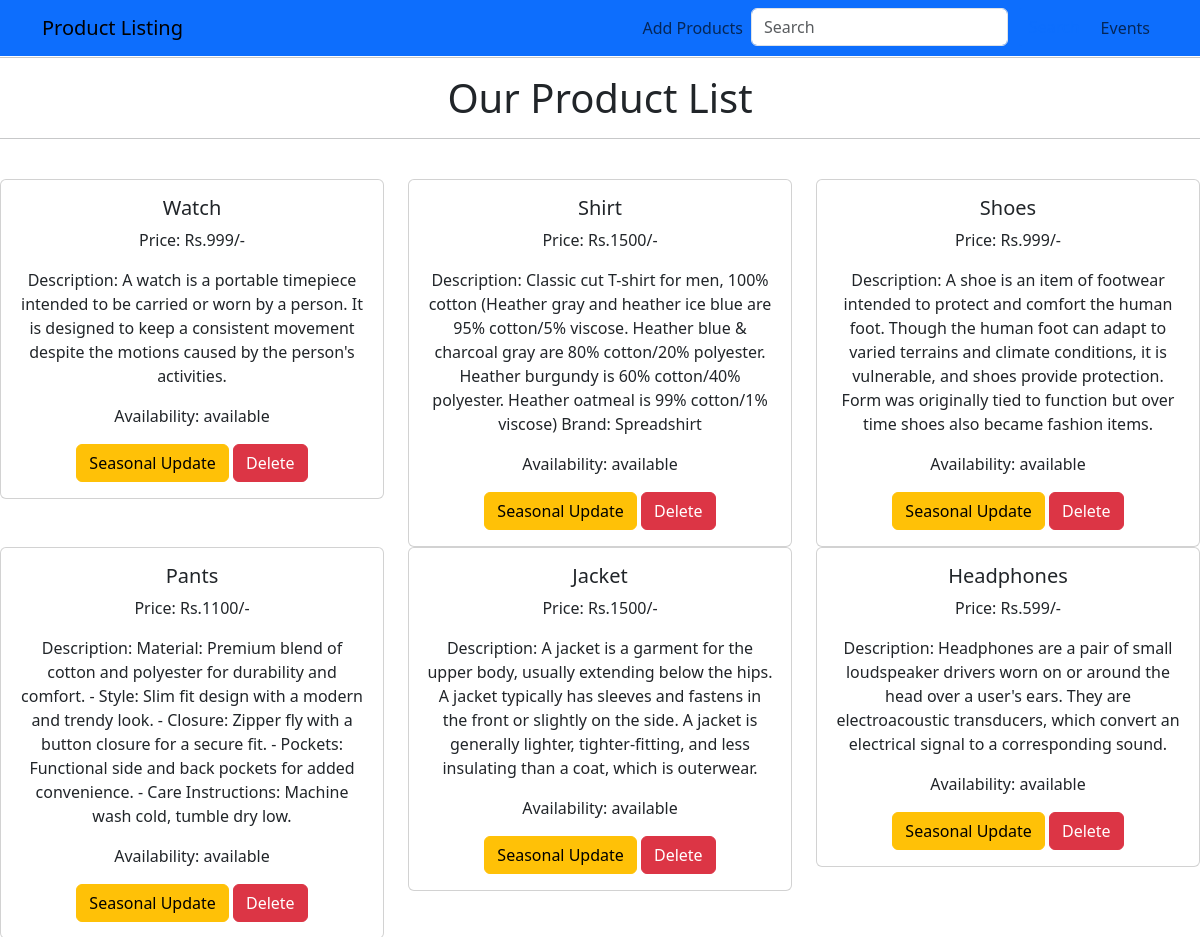
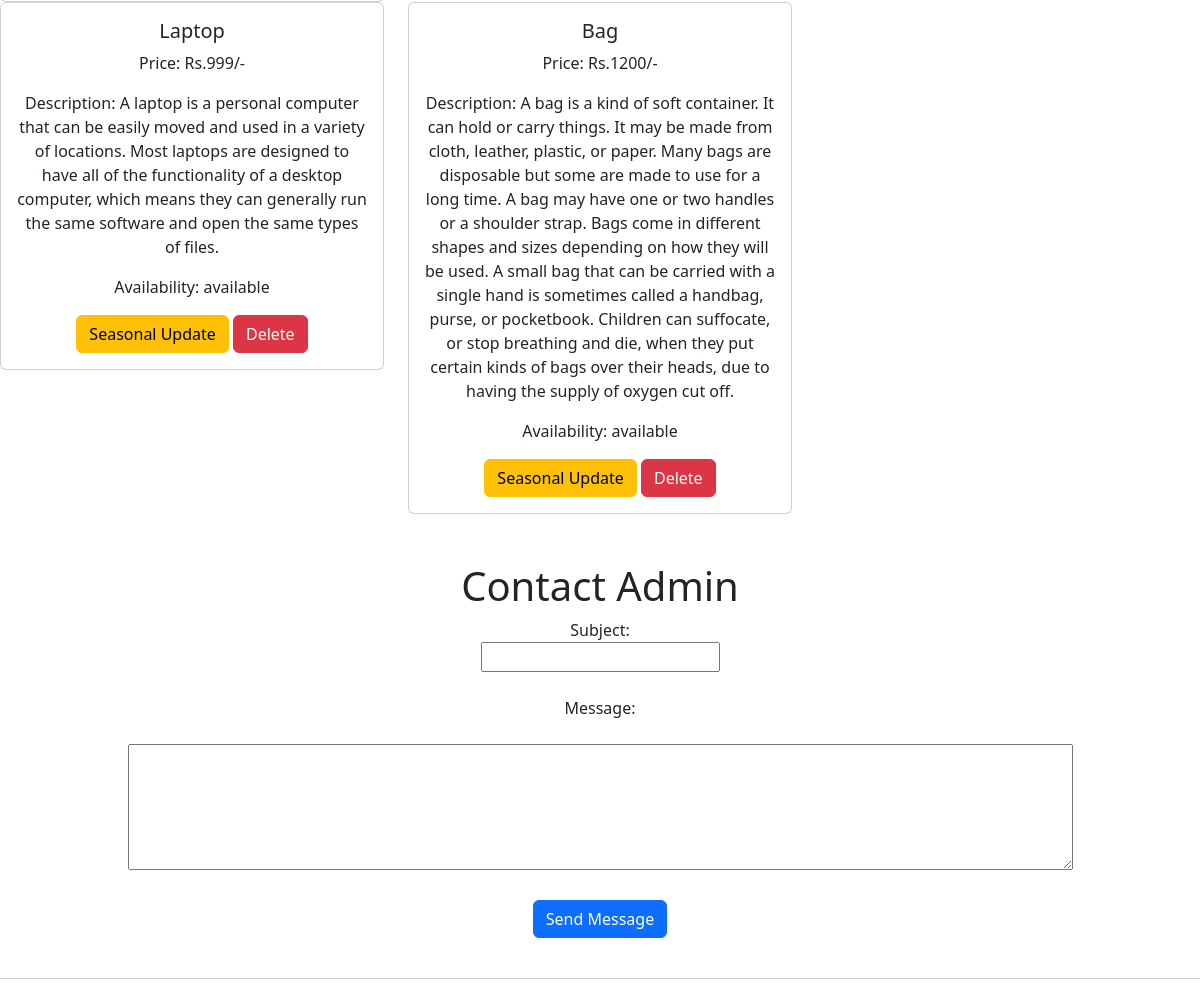
The page / on the database its author committed (2 pictures, top to bottom).
### products/models.py (models this page shows, shortened)
class Products(models.Model):
    AVAILABLE = 'available'
    NOT_AVAILABLE = 'not_available'
    AVAILABILITY_CHOICES = [
        (AVAILABLE, 'Available'),
        (NOT_AVAILABLE, 'Not Available'),
    ]
    name=models.CharField(max_length=30)
    price=models.IntegerField()
    description=models.TextField()
    availability = models.CharField(
        max_length=20,
        choices=AVAILABILITY_CHOICES,
        default=AVAILABLE,
    )

### products/views.py (the view)
# urls.py: 2. Add a URL to urlpatterns:  path('', views.home, name='home')
def home(request):
    data=Products.objects.all()
    return render(request,'home.html',{'data':data})

### templates/home.html (shortened to what this page needs)
<!DOCTYPE html>
<html lang="en">
<head>
    <link href="https://cdn.jsdelivr.net/npm/bootstrap@5.3.2/dist/css/bootstrap.min.css" rel="stylesheet">
</head>
<body>
    <nav class="navbar navbar-expand-lg navbar-light bg-primary fixed-top">
        <div class="container">
            <a class="navbar-brand" href="{% url 'home' %}">Product Listing</a>
            <div class="collapse navbar-collapse justify-content-end" id="navbarNav">
                <ul class="navbar-nav">
                    <li class="nav-item">
                        <a class="nav-link" href="{% url 'create' %}">Add Products</a>
                    </li>
                    <li class="nav-item">
                        <form class="d-flex" action="{% url 'search' %}" method="get">
                            <input class="form-control me-2" type="search" placeholder="Search" aria-label="Search" name="query">
                            <button class="btn btn-outline-primary" type="submit">Search</button>
                        </form>
                    </li>
                    <li class="nav-item">
                        <a class="nav-link" href="{% url 'event_calendar' %}">Events</a>
                    </li>
                </ul>
            </div>
        </div>
    </nav><br><hr>
    <center>
        <hr>
        <h1>Our Product List</h1><hr><br>
        <div class="row">
            {% for product in data %}
            <div class="col-md-4">
                <div class="card">
                    <div class="card-body">
                        <h5 class="card-title">{{ product.name }}</h5>
                        <p class="card-text">Price: Rs.{{ product.price }}/-</p>
                        <p class="card-text">Description: {{ product.description }}</p>
                        <p class="card-text">Availability: {{ product.availability }}</p>
                        <a href="{% url 'update' product.id %}" class="btn btn-warning">Seasonal Update</a>
                        <a href="{% url 'delete' product.id %}" class="btn btn-danger">Delete</a>
                    </div>
                </div>
            </div>
            {% endfor %}
        </div>
        <br><br>
    </center>
    <center>
        <h1>Contact Admin</h1>
<form method="post" action="{% url 'send_message' %}" onsubmit="showAlert()">
    <label for="subject">Subject:</label><br>
    <input type="text" id="subject" name="subject"><br><br>
    <label for="message">Message:</label><br><br>
    <textarea id="message" name="message" rows="5" cols="100"></textarea><br><br>
    <button type="submit" class="btn btn-primary">Send Message</button><br><br>
</form>
<hr>
    </center>
</body>
</html>

### rows shown on the page
Products: name "Watch", price "999", description "A watch is a portable timepiece intended to be carried or worn by a person. It is designed to keep a consistent movement despite the motions caused by the person's activities.", availability "available"
Products: name "Shirt", price "1500", description "Classic cut T-shirt for men, 100% cotton (Heather gray and heather ice blue are 95% cotton/5% viscose. Heather blue & charcoal gray are 80% cotton/20% polyester. Heather burgundy is 60% cotton/40% polyester. Heather oatmeal is 99% cotton/1% viscose) Brand: Spreadshirt", availability "available"
Products: name "Shoes", price "999", description "A shoe is an item of footwear intended to protect and comfort the human foot. Though the human foot can adapt to varied terrains and climate conditions, it is vulnerable, and shoes provide protection. Form was originally tied to function but over time shoes also became fashion items.", availability "available"
Products: name "Pants", price "1100", description "Material: Premium blend of cotton and polyester for durability and comfort. - Style: Slim fit design with a modern and trendy look. - Closure: Zipper fly with a button closure for a secure fit. - Pockets: Functional side and back pockets for added convenience. - Care Instructions: Machine wash cold, tumble dry low.", availability "available"
Products: name "Jacket", price "1500", description "A jacket is a garment for the upper body, usually extending below the hips. A jacket typically has sleeves and fastens in the front or slightly on the side. A jacket is generally lighter, tighter-fitting, and less insulating than a coat, which is outerwear.", availability "available"
Products: name "Headphones", price "599", description "Headphones are a pair of small loudspeaker drivers worn on or around the head over a user's ears. They are electroacoustic transducers, which convert an electrical signal to a corresponding sound.", availability "available"
Products: name "Laptop", price "999", description "A laptop is a personal computer that can be easily moved and used in a variety of locations. Most laptops are designed to have all of the functionality of a desktop computer, which means they can generally run the same software and open the same types of files.", availability "available"
Products: name "Bag", price "1200", description "A bag is a kind of soft container. It can hold or carry things. It may be made from cloth, leather, plastic, or paper. Many bags are disposable but some are made to use for a long time. A bag may have one or two handles or a shoulder strap. Bags come in different shapes and sizes depending on how they will be used. A small bag that can be carried with a single hand is sometimes called a handbag, purse, or pocketbook. Children can suffocate, or stop breathing and die, when they put certain kinds of bags over their heads, due to having the supply of oxygen cut off.", availability "available"
